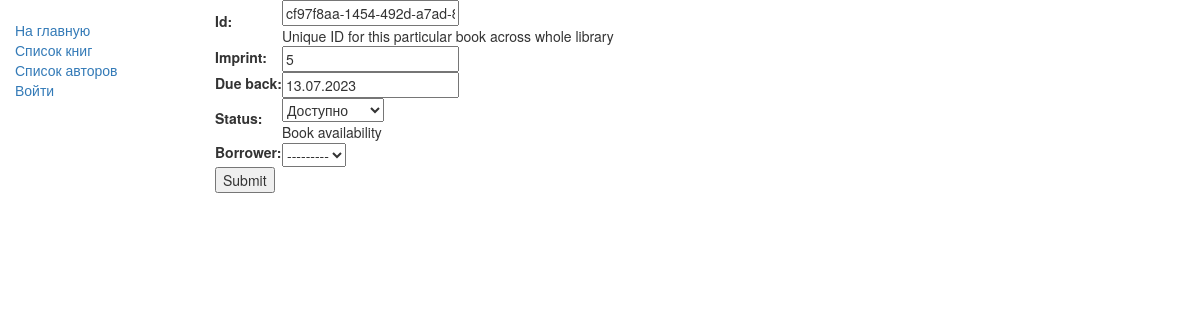
Page /catalog/bookInstance/cf97f8aa1454492da7ad8a1b7fcfddee/update/ on the committed database.
### catalog/models.py (models this page shows, shortened)
class BookInstance(models.Model):
    id = models.UUIDField(primary_key=True, default=uuid.uuid4,
                          help_text="Unique ID for this particular book across whole library")
    book = models.ForeignKey('Book', on_delete=models.SET_NULL, null=True)
    imprint = models.CharField(max_length=200)
    due_back = models.DateField(null=True, blank=True)
    borrower = models.ForeignKey(User, on_delete=models.SET_NULL, null=True, blank=True)
    LOAN_STATUS = (
        ('m', 'Maintenance'),
        ('o', 'On loan'),
        ('a', 'Доступно'),
        ('r', 'Reserved'),
    )
    status = models.CharField(max_length=1, choices=LOAN_STATUS, blank=True, default='m', help_text='Book availability')
    class Meta:
        ordering = ["due_back"]
        permissions = (("can_mark_returned", "Set book as returned"),)

### catalog/views.py (the view)
# urls.py: path('bookInstance/<pk>/update/', views.BookInstanceUpdate.as_view(), name='bookInstance-update'),
class BookInstanceUpdate(UpdateView):
    model = BookInstance
    fields = ['id', 'imprint', 'due_back', 'status', 'borrower']

### catalog/templates/catalog/bookinstance_form.html (shortened to what this page needs)
{% extends "catalog/base.html" %}
{% block content %}
<form action="" method="post">
    <table>
    {{ form.as_table }}
    </table>
    <input type="submit" value="Submit" />
</form>
{% endblock %}

### rows in the picture
BookInstance: imprint "5", due_back "13.07.2023", status "Доступно", borrower "---------"
